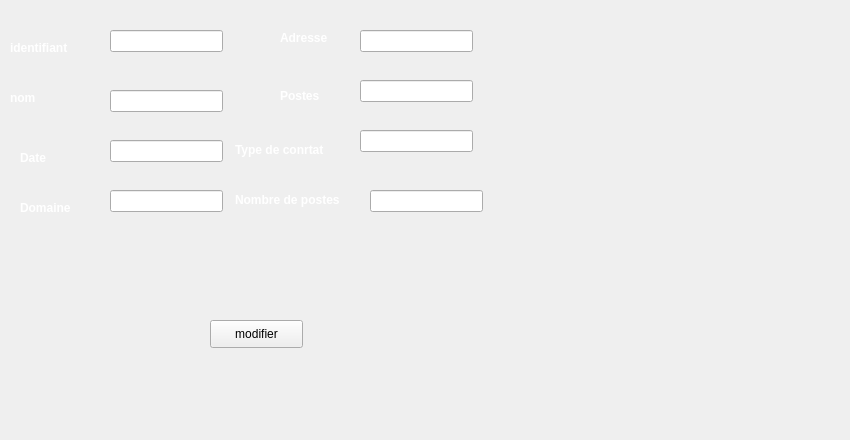
      <widget class="QWidget" name="tab_21">
       <attribute name="title">
        <string>Modifier une societe</string>
       </attribute>
       <widget class="QLineEdit" name="le_id_m">
        <property name="geometry">
         <rect>
          <x>110</x>
          <y>30</y>
          <width>113</width>
          <height>22</height>
         </rect>
        </property>
       </widget>
       <widget class="QLineEdit" name="le_nom_m">
        <property name="geometry">
         <rect>
          <x>110</x>
          <y>90</y>
          <width>113</width>
          <height>22</height>
         </rect>
        </property>
       </widget>
       <widget class="QLineEdit" name="le_date_m">
        <property name="geometry">
         <rect>
          <x>110</x>
          <y>140</y>
          <width>113</width>
          <height>22</height>
         </rect>
        </property>
       </widget>
       <widget class="QLineEdit" name="le_domaine_m">
        <property name="geometry">
         <rect>
          <x>110</x>
          <y>190</y>
          <width>113</width>
          <height>22</height>
         </rect>
        </property>
       </widget>
       <widget class="QLineEdit" name="le_adresse_m">
        <property name="geometry">
         <rect>
          <x>360</x>
          <y>30</y>
          <width>113</width>
          <height>22</height>
         </rect>
        </property>
       </widget>
       <widget class="QLineEdit" name="le_postes_m">
        <property name="geometry">
         <rect>
          <x>360</x>
          <y>80</y>
          <width>113</width>
          <height>22</height>
         </rect>
        </property>
       </widget>
       <widget class="QLineEdit" name="le_type_m">
        <property name="geometry">
         <rect>
          <x>360</x>
          <y>130</y>
          <width>113</width>
          <height>22</height>
         </rect>
        </property>
       </widget>
       <widget class="QLineEdit" name="le_nbp_m">
        <property name="geometry">
         <rect>
          <x>370</x>
          <y>190</y>
          <width>113</width>
          <height>22</height>
         </rect>
        </property>
       </widget>
       <widget class="QLabel" name="label_62">
        <property name="geometry">
         <rect>
          <x>10</x>
          <y>40</y>
          <width>81</width>
          <height>16</height>
         </rect>
        </property>
        <property name="font">
         <font>
          <weight>75</weight>
          <bold>true</bold>
         </font>
        </property>
        <property name="styleSheet">
         <string notr="true">color: rgb(255, 255, 255);</string>
        </property>
        <property name="text">
         <string>identifiant</string>
        </property>
       </widget>
       <widget class="QLabel" name="label_63">
        <property name="geometry">
         <rect>
          <x>10</x>
          <y>90</y>
          <width>56</width>
          <height>16</height>
         </rect>
        </property>
        <property name="font">
         <font>
          <weight>75</weight>
          <bold>true</bold>
         </font>
        </property>
        <property name="styleSheet">
         <string notr="true">color: rgb(255, 255, 255);</string>
        </property>
        <property name="text">
         <string>nom</string>
        </property>
       </widget>
       <widget class="QLabel" name="label_64">
        <property name="geometry">
         <rect>
          <x>20</x>
          <y>150</y>
          <width>56</width>
          <height>16</height>
         </rect>
        </property>
        <property name="font">
         <font>
          <weight>75</weight>
          <bold>true</bold>
         </font>
        </property>
        <property name="styleSheet">
         <string notr="true">color: rgb(255, 255, 255);</string>
        </property>
        <property name="text">
         <string>Date</string>
        </property>
       </widget>
       <widget class="QLabel" name="label_65">
        <property name="geometry">
         <rect>
          <x>20</x>
          <y>200</y>
          <width>71</width>
          <height>16</height>
         </rect>
        </property>
        <property name="font">
         <font>
          <weight>75</weight>
          <bold>true</bold>
         </font>
        </property>
        <property name="styleSheet">
         <string notr="true">color: rgb(255, 255, 255);</string>
        </property>
        <property name="text">
         <string>Domaine</string>
        </property>
       </widget>
       <widget class="QLabel" name="label_66">
        <property name="geometry">
         <rect>
          <x>280</x>
          <y>30</y>
          <width>56</width>
          <height>16</height>
         </rect>
        </property>
        <property name="font">
         <font>
          <weight>75</weight>
          <bold>true</bold>
         </font>
        </property>
        <property name="styleSheet">
         <string notr="true">color: rgb(255, 255, 255);</string>
        </property>
        <property name="text">
         <string>Adresse</string>
        </property>
       </widget>
       <widget class="QLabel" name="label_67">
        <property name="geometry">
         <rect>
          <x>280</x>
          <y>86</y>
          <width>56</width>
          <height>20</height>
         </rect>
        </property>
        <property name="font">
         <font>
          <weight>75</weight>
          <bold>true</bold>
         </font>
        </property>
        <property name="styleSheet">
         <string notr="true">color: rgb(255, 255, 255);</string>
        </property>
        <property name="text">
         <string>Postes</string>
        </property>
       </widget>
       <widget class="QLabel" name="label_68">
        <property name="geometry">
         <rect>
          <x>235</x>
          <y>140</y>
          <width>101</width>
          <height>20</height>
         </rect>
        </property>
        <property name="font">
         <font>
          <weight>75</weight>
          <bold>true</bold>
         </font>
        </property>
        <property name="styleSheet">
         <string notr="true">color: rgb(255, 255, 255);</string>
        </property>
        <property name="text">
         <string>Type de conrtat</string>
        </property>
       </widget>
       <widget class="QLabel" name="label_69">
        <property name="geometry">
         <rect>
          <x>235</x>
          <y>190</y>
          <width>111</width>
          <height>20</height>
         </rect>
        </property>
        <property name="font">
         <font>
          <weight>75</weight>
          <bold>true</bold>
         </font>
        </property>
        <property name="styleSheet">
         <string notr="true">color: rgb(255, 255, 255);</string>
        </property>
        <property name="text">
         <string>Nombre de postes</string>
        </property>
       </widget>
       <widget class="QLabel" name="label_70">
        <property name="geometry">
         <rect>
          <x>0</x>
          <y>0</y>
          <width>841</width>
          <height>431</height>
         </rect>
        </property>
        <property name="text">
         <string/>
        </property>
        <property name="pixmap">
         <pixmap>../../Pictures/Wallpaper-Malavida-Green-Top-Image.jpg</pixmap>
        </property>
       </widget>
       <widget class="QPushButton" name="pb_modifier_3">
        <property name="geometry">
         <rect>
          <x>210</x>
          <y>320</y>
          <width>93</width>
          <height>28</height>
         </rect>
        </property>
        <property name="text">
         <string>modifier</string>
        </property>
       </widget>
       <zorder>label_62</zorder>
       <zorder>label_63</zorder>
       <zorder>label_64</zorder>
       <zorder>label_65</zorder>
       <zorder>label_66</zorder>
       <zorder>label_67</zorder>
       <zorder>label_68</zorder>
       <zorder>label_69</zorder>
       <zorder>label_70</zorder>
       <zorder>le_id_m</zorder>
       <zorder>le_nom_m</zorder>
       <zorder>le_date_m</zorder>
       <zorder>le_domaine_m</zorder>
       <zorder>le_adresse_m</zorder>
       <zorder>le_postes_m</zorder>
       <zorder>le_type_m</zorder>
       <zorder>le_nbp_m</zorder>
       <zorder>pb_modifier_3</zorder>
      </widget>
